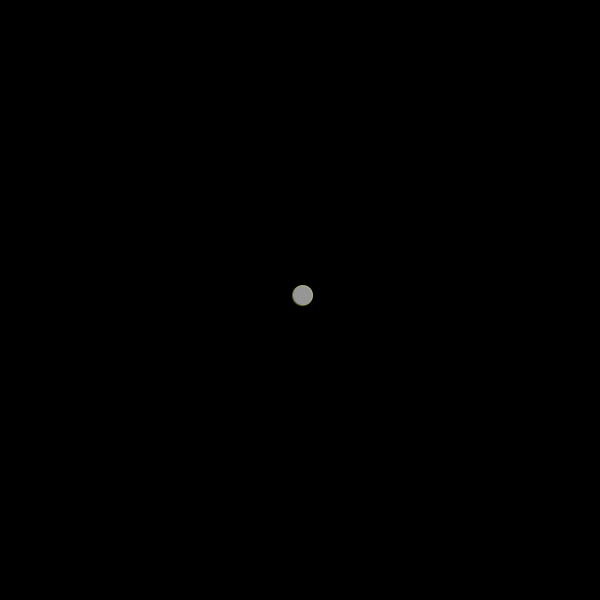
Frame 1 (no input)
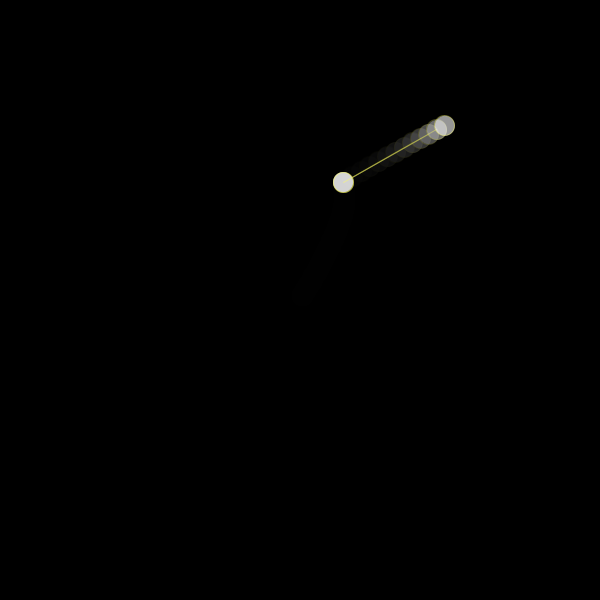
Frame 60 (the mouse pressed at the canvas centre just before this capture)
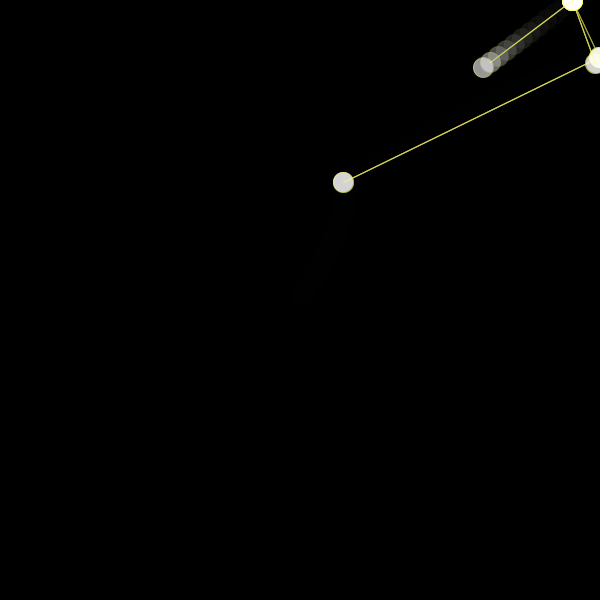
Frame 120 (the mouse held since frame 60 and released just before this capture)

The Processing sketch that drew these frames (run headless with seeded random() and noise(); from frame 60 on, the mouse is pressed at the canvas centre):

// Processing sketch: processing_96921
// ── processing_96921.pde

// Molecules
//
// (q) draw quads
// (l) draw lines
// (m) draw atoms

ArrayList molecules;
boolean quads=false, lines=true, molecs=true;

void setup() {
 size(600,600);
 smooth(8);
 background(0);
 ellipseMode(CENTER); 
 molecules = new ArrayList();
 molecules.add(new Molecule(300,300));
}

void draw() {
 //background(0);
 noStroke();
 fill(0,0,0,75);
 rect(0,0,600,600);
 stroke(255,255,100,100);

for (int i=0; i < molecules.size(); i++) {

  Molecule mol = (Molecule) molecules.get(i);
 
    if (molecules.size() > 3 && i>2 && i>molecules.size()-8 && quads) {
     Molecule molA = (Molecule) molecules.get(i-1);
     Molecule molB = (Molecule) molecules.get(i-2);
     Molecule molC = (Molecule) molecules.get(i-3);
     fill(255,255,255,map(mol.speed.x*10+mol.speed.y*10 , 0, 50, 100, 0));
     noStroke();
     quad(molC.pos.x, molC.pos.y, molB.pos.x, molB.pos.y, mol.pos.x, mol.pos.y, molA.pos.x, molA.pos.y);     
     //line(mol.pos.x, mol.pos.y, molC.pos.x, molC.pos.y); 
     }
 
   if (molecules.size() > 1 && i>0 && lines) {
     Molecule mol1 = (Molecule) molecules.get(i-1);
     line(mol.pos.x, mol.pos.y, mol1.pos.x, mol1.pos.y);
   if (molecules.size() > 2 && i>1 && lines) {
     Molecule mol2 = (Molecule) molecules.get(i-2);
     line(mol.pos.x, mol.pos.y, mol2.pos.x, mol2.pos.y); 
     }
   }   
  
  mol.moveM();
  if (molecs) { mol.drawM(); }
  
 }

}

class Molecule {
  PVector speed, pos;
  float dec=0.1;
  boolean Xneg, Yneg, Xstop=false, Ystop=false, active=true;;  
    
 Molecule(float x, float y) {
   pos = new PVector(x,y);
   speed = new PVector(random(-10,10),random(-10,10));
   if (speed.x > 0) { Xneg = false; } else { Xneg = true; }
   if (speed.y > 0) { Yneg = false; } else { Yneg = true; }   
}
 
 void moveM() {
   if (active) {
   pos.add(speed);
   if (!Xstop) { if (!Xneg) { speed.x -= dec; } else { speed.x += dec; } }
   if (!Ystop) { if (!Yneg) { speed.y -= dec; } else { speed.y += dec; } }
   if (Xneg && speed.x >= 0) { Xstop = true; }
   if (!Xneg && speed.x <= 0) { Xstop = true; }
   if (Yneg && speed.y >= 0) { Ystop = true; }
   if (!Yneg && speed.y <= 0) { Ystop = true; }
   if (pos.x < 0 || pos.x > 600) { rotate2D(speed,PI); }
   if (pos.y < 0 || pos.y > 600) { rotate2D(speed,PI); }
   if (Xstop && Ystop && active) { molecules.add(new Molecule(pos.x, pos.y)); active = false; }
   }
 }
 
 void drawM() {
   fill(255,255,255,150);
   ellipse(pos.x, pos.y, 20, 20);  
 }
}

void keyPressed() {
   if (key == 'l') { lines = !lines; }
   if (key == 'q') { quads = !quads; }
   if (key == 'm') { molecs = !molecs; } 
} 

void rotate2D(PVector v, float theta) { // Shiffman + Vilhelm
  float xTemp = v.x;
  v.x = v.x*cos(theta) - v.y*sin(theta);
  v.y = xTemp*sin(theta) + v.y*cos(theta);
}
 
